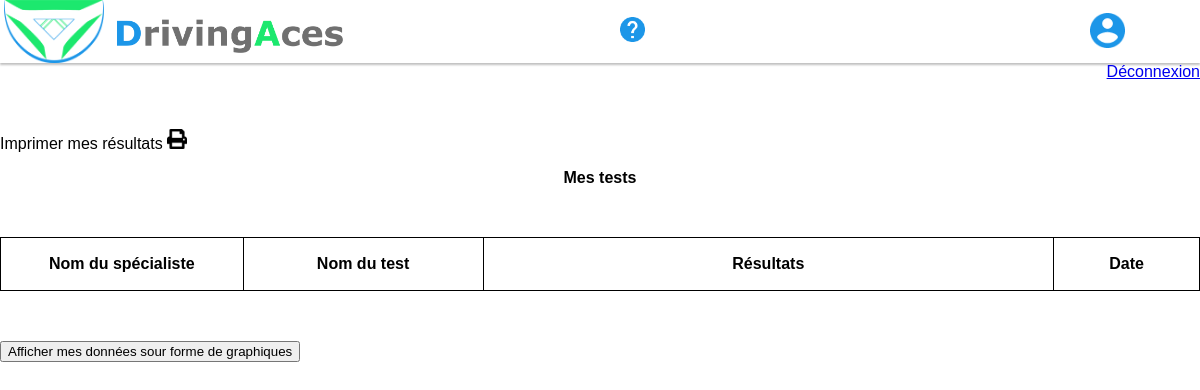
The app's page /user/tests (signed in), older data.
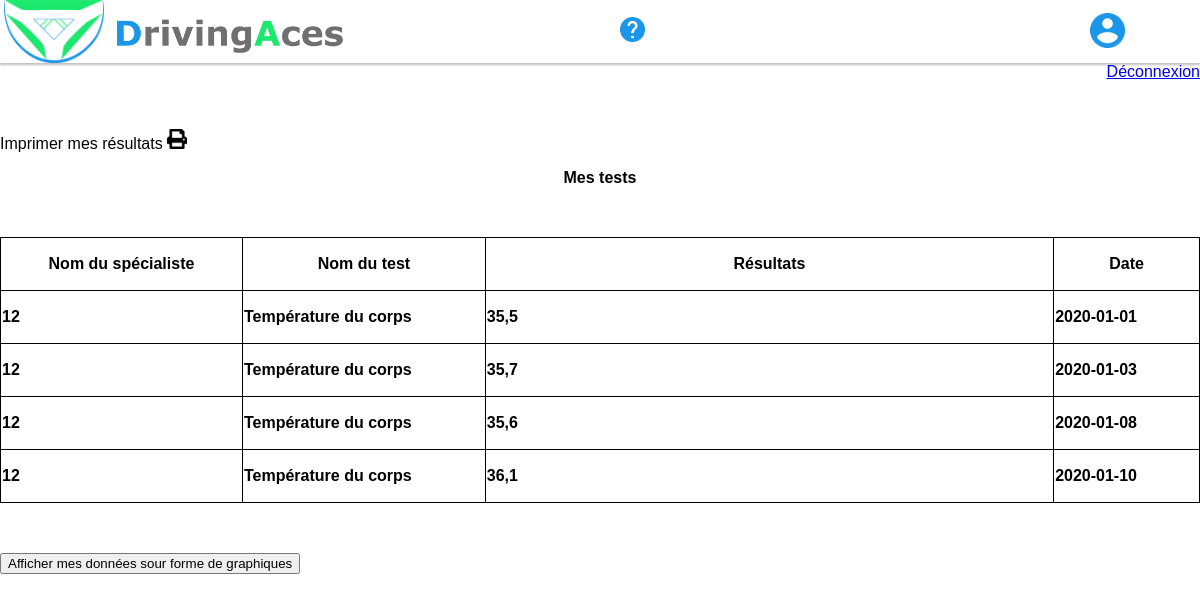
The same page, newer data.
### tables this page shows
CREATE TABLE `data` (
  `id_data` int(11) NOT NULL,
  `date` date NOT NULL,
  `nom` varchar(255) NOT NULL,
  `value` text NOT NULL,
  `id_user` int(11) NOT NULL
);

### model/Manager.php (called while the page is built, shortened)
<?php
abstract class Manager
{
    protected function dbConnect()
    {
        try {
            $db = new PDO('mysql:host=localhost;dbname=driving_aces;charset=utf8', 'root', 'root');
            return $db;
        } catch (Exception $e) {
            die('Erreur: ' . $e->getMessage());
        }
    }
}

### model/TestManager.php (called while the page is built, shortened)
<?php
require_once 'model/Manager.php';
class TestManager extends Manager
{
  private $db;
  public function __construct()
  {
      $this->db = $this->dbConnect();
  }
    public function getData($id_user)
    {
        try{
            $req = $this->db->prepare('SELECT * FROM data WHERE id_user = :id_user');
            $req->execute(array(':id_user' => $id_user));
            return $req;
        }
        catch (PDOException $e){
            print $e->getMessage();
        }
    }
}

### controller/test_control.php (the view, shortened to what this page needs)
<?php
require_once './model/TestManager.php';
if (isset($_SESSION['id_user'])){
    $id_user = $_SESSION['id_user'];
    $test = new TestManager();
    $data = $test->getData($id_user);
    require './view/Tests.php';
}
else {
    header('Location: /user/connection');
}
function display_test($data)
{
    foreach ($data as $row) {
        echo '<tr>
                  <td>'.$row['id_user'].'</td>
                  <td>'.$row['nom'].'</td>
                  <td class="value">'.$row['value'].'</td>
                  <td class="date">'.$row['date'].'</td>
                  </tr>';
    }
}

### index.php (shortened to what this page needs)
<?php
$request = $_SERVER['REQUEST_URI'];
if (strpos($request,'?')){
    $url = explode('?',$request);
} else {
    $url = array();
    array_push($url,$request);
}
switch ($url[0]) {
    case '/user/tests':
        require __DIR__ .'/controller/test_control.php';
        break;
}

### view/Tests.php (shortened to what this page needs)
<!DOCTYPE html>
<html lang="en" dir="ltr">
<head>
    <link rel="stylesheet" href="/view/stylesheets/style_header.css">
    <link rel="stylesheet" href="/view/stylesheets/style_test.css">
</head>
<body>
<?php require './view/header_user.php'?>
<a href="/user/logout" style="float: right">Déconnexion</a>
  <section>
    <p> Imprimer mes résultats <img src="/view/img/print.png" alt="Print" width="20px" title="Imprimer"> </p>
    <table id="tests">
      <caption> Mes tests </caption>
        <thead>
            <tr>
                <th width="250px">Nom du spécialiste</th>
                <th width="250px">Nom du test</th>
                <th width="600px">Résultats</th>
                <th width="150px">Date</th>
            </tr>
        </thead>
        <tbody>
            <?= display_test($data); ?>
        </tbody>
    </table>
      <div class="wraper">
          <button onclick="drawChart()">Afficher mes données sour forme de graphiques</button>
      </div>
  </section>
</body>
</html>

### view/header_user.php (shortened to what this page needs)
<header>
    <div id="logo">
        <img src="/view/img/logo_produit.png" alt="Logo Produit" width="100px">
        <img class="padding_menu" src="/view/img/DrivingAces.png" alt="DrivingAces" width="230px">
    </div>
    <div class="help">
        <a href="/FAQ"><img src="/view/img/help.png" alt="Help" width="25px" title="Besoin d'aide ? FAQ"></a>
    </div>
  <div id="profil">
    <div class="profil_admin">
        <button class="profil_btn"><img src="/view/img/account.png" width="35px"></button>
    </div>
  </div>
</header>

### view/stylesheets/style_header.css (style rules this page uses)
* { font-family: Arial; }
body { margin: 0; }
#logo { display: flex; flex-direction: row; align-items: baseline; width: 15%; padding-left: 4px; }
.padding_menu { padding: 10px; }
header { width: 100%; left: 0; right: 0; display: flex; flex-wrap: wrap; align-items: center; justify-content: space-between; background-color: white; box-shadow:0px 2px 2px #C0C0C0; }
#profil { display: flex; align-items: center; width: 10%; }
.profil_btn { padding: 10px; border: none; margin: auto; background: none; cursor: pointer; }
.profil_admin { position: relative; display: inline-block; margin-right: 10px; }

### view/stylesheets/style_test.css (style rules this page uses)
section { padding-top: 50px; }
table { margin-left: auto; margin-right: auto; }
table, th, td { border-collapse: collapse; border: 1px solid; height: 50px; }
table, caption { font-weight: bold; margin-bottom: 50px; }

Row changes from the older to the newer data that the page shows:
added data: id_user "12", nom "Température du corps", value "35,5", date "2020-01-01"
added data: id_user "12", nom "Température du corps", value "35,7", date "2020-01-03"
added data: id_user "12", nom "Température du corps", value "35,6", date "2020-01-08"
added data: id_user "12", nom "Température du corps", value "36,1", date "2020-01-10"
